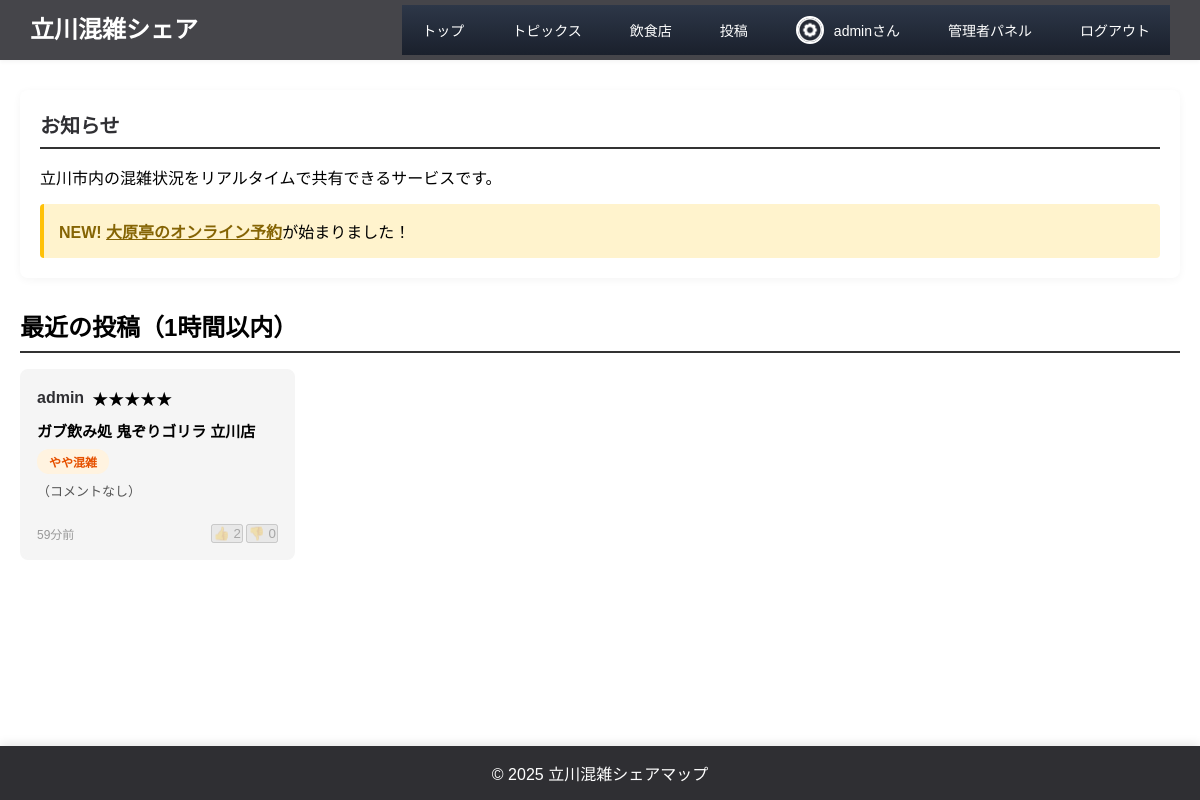
The page /topics (signed in) on the database its author committed.
### apps/main_app/models.py (models this page shows, shortened)
class User(UserMixin, db.Model):
    __tablename__ = 'users'
    id = db.Column(db.Integer, primary_key=True)
    username = db.Column(db.String(100), unique=True, nullable=False)
    password = db.Column(db.String(255), nullable=False)
    is_admin = db.Column(db.Boolean, default=False)
    icon_path = db.Column(db.String(255), default='uploads/icons/default.png')
    banner_path = db.Column(db.String(255))
    bio = db.Column(db.Text)
    total_points = db.Column(db.Integer, default=0)

class Post(db.Model):
    __tablename__ = 'posts'
    id = db.Column(db.Integer, primary_key=True)
    user_name = db.Column(db.String(100), nullable=False)
    shop_name = db.Column(db.String(200), nullable=False)
    crowd_level = db.Column(db.String(100), nullable=False)
    comment = db.Column(db.Text)
    timestamp = db.Column(db.String(100), nullable=False)

### apps/topics_page/topics_routes.py (the view)
@topics_bp.route("/topics")
def topics_page():
    from apps.post_page.post_db import get_all_posts, get_post_ratings, get_user_average_rating
    from apps.config import SHOP_LIST, SHOP_DETAILS
    sort_by = request.args.get('sort', 'new')
    all_posts = get_all_posts()
    one_hour_ago = datetime.now() - timedelta(hours=1)
    recent_posts_list = []
    for post in all_posts:
        post_id = post[0]
        user_name = post[1]
        shop_name = post[2]
        crowd_level = post[3]
        comment = post[4]
        timestamp = post[5]
        try:
            dt = datetime.fromisoformat(timestamp)
            if dt < one_hour_ago:
                continue
            helpful, not_helpful = get_post_ratings(post_id)
            diff = datetime.now() - dt
            seconds = diff.total_seconds()
            user_avg = get_user_average_rating(user_name)
            user_rating = None
            if current_user.is_authenticated:
                from apps.post_page.post_db import get_user_rating
                user_rating = get_user_rating(post_id, current_user.username)
            if seconds < 60:
                time_ago = f"{int(seconds)}秒前"
            elif seconds < 3600:
                time_ago = f"{int(seconds // 60)}分前"
            elif seconds < 86400:
                time_ago = f"{int(seconds // 3600)}時間前"
            else:
                time_ago = f"{int(seconds // 86400)}日前"
            recent_posts_list.append({
                "id": post_id,
                "user_name": user_name,
                "shop_name": shop_name,
                "crowd_level": crowd_level,
                "comment": comment,
                "timestamp": dt,
                "time_ago": time_ago,
                "helpful_count": helpful,
                "not_helpful_count": not_helpful,
                "user_avg_rating": user_avg,
                "user_rated": user_rating
            })
        except Exception as e:
            print(f"投稿処理エラー: {e}")
            continue
    if sort_by == 'new':
        recent_posts_list.sort(key=lambda x: x['timestamp'], reverse=True)
    elif sort_by == 'old':
        recent_posts_list.sort(key=lambda x: x['timestamp'])
    elif sort_by == 'rating':
        recent_posts_list.sort(key=lambda x: x['helpful_count'], reverse=True)
    else:
        recent_posts_list.sort(key=lambda x: x['timestamp'], reverse=True)
    print(f"[デバッグ] 取得した投稿数: {len(recent_posts_list)}")
    shops_with_details = []
    for shop in SHOP_LIST:
        shop_name = shop['name']
        shop_info = {
            'name': shop_name,
            'category': SHOP_DETAILS.get(shop_name, {}).get('category', '未分類'),
            'description': SHOP_DETAILS.get(shop_name, {}).get('description', ''),
            'signature': SHOP_DETAILS.get(shop_name, {}).get('signature', ''),
            'url': shop.get('url', '')
        }
        shops_with_details.append(shop_info)
    return render_template("topics.html",
                         recent_posts=recent_posts_list,
                         sort_by=sort_by,
                         shops=shops_with_details)

### apps/main_app/app.py (called while the page is built)
@login_manager.user_loader
def load_user(user_id):
    return User.query.get(int(user_id))

### apps/post_page/post_db.py (called while the page is built)
def get_all_posts():
    conn = sqlite3.connect(DB_PATH)
    c = conn.cursor()
    c.execute('SELECT * FROM posts ORDER BY id DESC')
    posts = c.fetchall()
    conn.close()
    return posts

def get_post_ratings(post_id):
    conn = sqlite3.connect(DB_PATH)
    c = conn.cursor()
    c.execute('SELECT COUNT(*) FROM ratings WHERE post_id = ? AND rating_type = ?',
              (post_id, 'helpful'))
    helpful = c.fetchone()[0]
    c.execute('SELECT COUNT(*) FROM ratings WHERE post_id = ? AND rating_type = ?',
              (post_id, 'not_helpful'))
    not_helpful = c.fetchone()[0]
    conn.close()
    return helpful, not_helpful

def get_user_rating(post_id, user_name):
    conn = sqlite3.connect(DB_PATH)
    c = conn.cursor()
    c.execute('SELECT rating_type FROM ratings WHERE post_id = ? AND user_name = ?', (post_id, user_name))
    result = c.fetchone()
    conn.close()
    if result:
        return 1 if result[0] == 'helpful' else 0
    return None

def get_user_average_rating(username):
    conn = sqlite3.connect(DB_PATH)
    c = conn.cursor()
    c.execute('SELECT id FROM posts WHERE user_name = ?', (username,))
    post_ids = [row[0] for row in c.fetchall()]
    if not post_ids:
        conn.close()
        return None
    placeholders = ','.join('?' * len(post_ids))
    c.execute(f'SELECT rating_type FROM ratings WHERE post_id IN ({placeholders})', post_ids)
    ratings = c.fetchall()
    conn.close()
    if not ratings:
        return None
    helpful_count = sum(1 for r in ratings if r[0] == 'helpful')
    total_count = len(ratings)
    return int((helpful_count / total_count) * 100)

### apps/topics_page/templates/topics.html (shortened to what this page needs)
<!DOCTYPE html>
<html lang="ja">
<head>
  <link rel="stylesheet" href="{{ url_for('static', filename='style.css') }}">
</head>
<body>
  <header>
    <div class="app_name">
      <h1>立川混雑シェア</h1>
    </div>
    <div class="menu-outer01">
      <ul class="sample_menu_list01">
        <li><a href="{{ url_for('main.index') }}">トップ</a></li>
        <li><a href="{{ url_for('topics.topics_page') }}">トピックス</a></li>
        <li><a href="{{ url_for('main.shops_list') }}">飲食店</a></li>
        {% if current_user.is_authenticated %}
          <li><a href="{{ url_for('post.post_page') }}">投稿</a></li>
          <li class="user-info">
            <a href="{{ url_for('main.user_page', username=current_user.username) }}" class="user-link">
              <img src="{{ url_for('static', filename=current_user.icon_path) }}" alt="{{ current_user.username }}" class="user-icon-img">
              {{ current_user.username }}さん
            </a>
          </li>
          {% if current_user.is_admin %}
            <li><a href="{{ url_for('main.admin_panel') }}">管理者パネル</a></li>
          {% endif %}
          <li><a href="{{ url_for('main.logout') }}">ログアウト</a></li>
        {% else %}
          <li><a href="{{ url_for('main.login') }}">ログイン</a></li>
          <li><a href="{{ url_for('main.register') }}">新規登録</a></li>
        {% endif %}
      </ul>
    </div>
  </header>
  <div class="container">
    <div class="notice-section">
      <h2>お知らせ</h2>
      <p>立川市内の混雑状況をリアルタイムで共有できるサービスです。</p>
      <div style="margin-top: 15px; padding: 15px; background-color: #fff3cd; border-left: 4px solid #ffc107; border-radius: 4px;">
        <strong style="color: #856404;">NEW!</strong>
        <a href="{{ url_for('main.oharatei') }}#reserve" style="color: #856404; font-weight: 600; text-decoration: underline;">大原亭のオンライン予約</a>が始まりました！
      </div>
    </div>
    <div class="topics-section">
      <h2>最近の投稿（1時間以内）</h2>
      {% if recent_posts %}
        <div class="posts-grid">
          {% for post in recent_posts %}
            <div class="post-card" id="post-{{ post.id }}">
              <div class="post-card-header">
                <a href="{{ url_for('main.user_page', username=post.user_name) }}" class="username-link">
                  <strong>{{ post.user_name }}</strong>
                </a>
                {% if post.user_avg_rating is not none %}
                  <span class="user-rating-small">
                    {% set stars = ((post.user_avg_rating / 100 * 5) | round | int) %}
                    {% for i in range(stars) %}★{% endfor %}{% for i in range(5 - stars) %}☆{% endfor %}
                  </span>
                {% endif %}
              </div>
              <div class="post-card-body">
                <div class="shop-name">{{ post.shop_name }}</div>
                <div class="crowd-status status-{{ post.crowd_level }}">{{ post.crowd_level }}</div>
                <div class="post-comment">{{ post.comment }}</div>
              </div>
              <div class="post-card-footer">
                <span class="post-time">{{ post.time_ago }}</span>
                <div class="post-ratings">
                  {% if current_user.is_authenticated %}
                    <button
                      class="rating-btn helpful-btn {% if post.user_rated == 'helpful' %}active{% endif %}"
                      data-post-id="{{ post.id }}"
                      data-rating="1"
                      {% if post.user_rated is not none %}disabled{% endif %}>
                      👍 <span class="count">{{ post.helpful_count }}</span>
                    </button>
                    <button
                      class="rating-btn not-helpful-btn {% if post.user_rated == 'not_helpful' %}active{% endif %}"
                      data-post-id="{{ post.id }}"
                      data-rating="0"
                      {% if post.user_rated is not none %}disabled{% endif %}>
                      👎 <span class="count">{{ post.not_helpful_count }}</span>
                    </button>
                  {% else %}
                    <span class="post-ratings-mini">
                      👍 {{ post.helpful_count }} 👎 {{ post.not_helpful_count }}
                    </span>
                  {% endif %}
                </div>
              </div>
            </div>
          {% endfor %}
        </div>
      {% else %}
        <p class="no-posts-message">1時間以内の投稿がありません。ログインして最新の混雑情報を投稿してみましょう！</p>
      {% endif %}
    </div>
  </div>
  <footer>
    <p>© 2025 立川混雑シェアマップ</p>
  </footer>
</body>
</html>

### apps/top_page/static/style.css (style rules this page uses)
* { margin: 0; padding: 0; box-sizing: border-box; }
body { font-family: "Noto Sans JP", "Hiragino Sans", "Yu Gothic", sans-serif; background-color: white; color: black; scroll-behavior: smooth; padding-bottom: 60px; }
header { background-color: rgb(69, 69, 74); color: white; padding: 15px 30px; box-shadow: 0 2px 4px whitesmoke; display: flex; justify-content: space-between; align-items: center; height: 60px; box-sizing: border-box; }
.app_name { text-align: left; }
.app_name h1 { font-size: 24px; margin-bottom: 0; line-height: 1; }
.user-info { display: flex; align-items: center; font-size: 13px; height: 100%; }
.sample_menu_list01 { display: flex; list-style: none; gap: 8px; margin: 0; padding: 0; align-items: center; height: 100%; }
.sample_menu_list01 li { flex-shrink: 0; display: flex; align-items: center; }
.sample_menu_list01 a { color: white; text-decoration: none; padding: 15px 20px; border-radius: 4px; transition: background-color 0.3s; white-space: nowrap; font-size: 14px; display: flex; align-items: center; }
.container { max-width: 1200px; margin: 0 auto; padding: 30px 20px; }
.notice-section { background: white; padding: 20px; border-radius: 8px; box-shadow: 0 2px 8px whitesmoke; margin-bottom: 30px; }
.notice-section h2 { color: #2f2f33; margin-bottom: 15px; font-size: 20px; }
footer { background-color: #2f2f33; color: white; text-align: center; padding: 15px; position: fixed; bottom: 0; left: 0; width: 100%; z-index: 100; box-shadow: 0 -2px 10px rgba(0, 0, 0, 0.1); }
.user-link { color: white; text-decoration: none; display: inline-flex; align-items: center; gap: 5px; transition: opacity 0.3s; height: 32px; }
.username-link { color: #2f2f33; text-decoration: none; font-weight: 600; }
.posts-grid { display: grid; grid-template-columns: repeat(4, 1fr); gap: 20px; }
.post-card { background: whitesmoke; border-radius: 8px; padding: 15px; border: 2px solid whitesmoke; transition: transform 0.2s, box-shadow 0.2s; }
.post-card-header { display: flex; align-items: center; gap: 8px; margin-bottom: 10px; }
.post-card-body { margin: 10px 0; }
.shop-name { font-weight: 600; font-size: 15px; margin-bottom: 8px; color: black; }
.crowd-status { display: inline-block; padding: 4px 12px; border-radius: 12px; font-size: 12px; font-weight: 600; margin-bottom: 8px; }
.status-やや混雑 { background: papayawhip; color: orange; }
.post-comment { font-size: 13px; color: gray; line-height: 1.5; }
.post-card-footer { display: flex; justify-content: space-between; align-items: center; margin-top: 10px; padding-top: 10px; border-top: 1px solid whitesmoke; font-size: 12px; color: gray; }
.user-icon-img { width: 28px; height: 28px; border-radius: 50%; object-fit: cover; border: 2px solid white; margin-right: 5px; display: block; flex-shrink: 0; }
.container h2 { border-bottom: 2px solid #333; padding-bottom: 0.5rem; margin-bottom: 1rem; }
.post-time { color: #666; font-size: 14px; }
body { animation: fadeInPage 2.0s ease-out; }
.post-item, .post-card, .notice-section, .map-section, .user-profile { animation: fadeUp 0.5s ease-out both; }
.sample_menu_list01 a { transition: background-color 0.3s ease, transform 0.2s ease; }
* { -webkit-tap-highlight-color: rgba(102, 126, 234, 0.2); }
body { overscroll-behavior-y: contain; }
.menu-outer01 { background: linear-gradient(180deg, #2d3748 0%, #1a202c 100%) !important; }
.post-time { font-size: 12px; color: #999; }
.post-comment { font-size: 14px; color: #333; line-height: 1.6; }
.status-やや混雑 { background: #fff3e0; color: #e65100; }
.post-comment { font-size: 13px; margin-bottom: 10px; color: #555; }

### rows shown on the page
User: icon_path (picture), username "admin"
Post: user_name "admin", shop_name "ガブ飲み処 鬼ぞりゴリラ 立川店", crowd_level "やや混雑", comment "（コメントなし）", time_ago "59分前", helpful_count "2", not_helpful_count "0"
